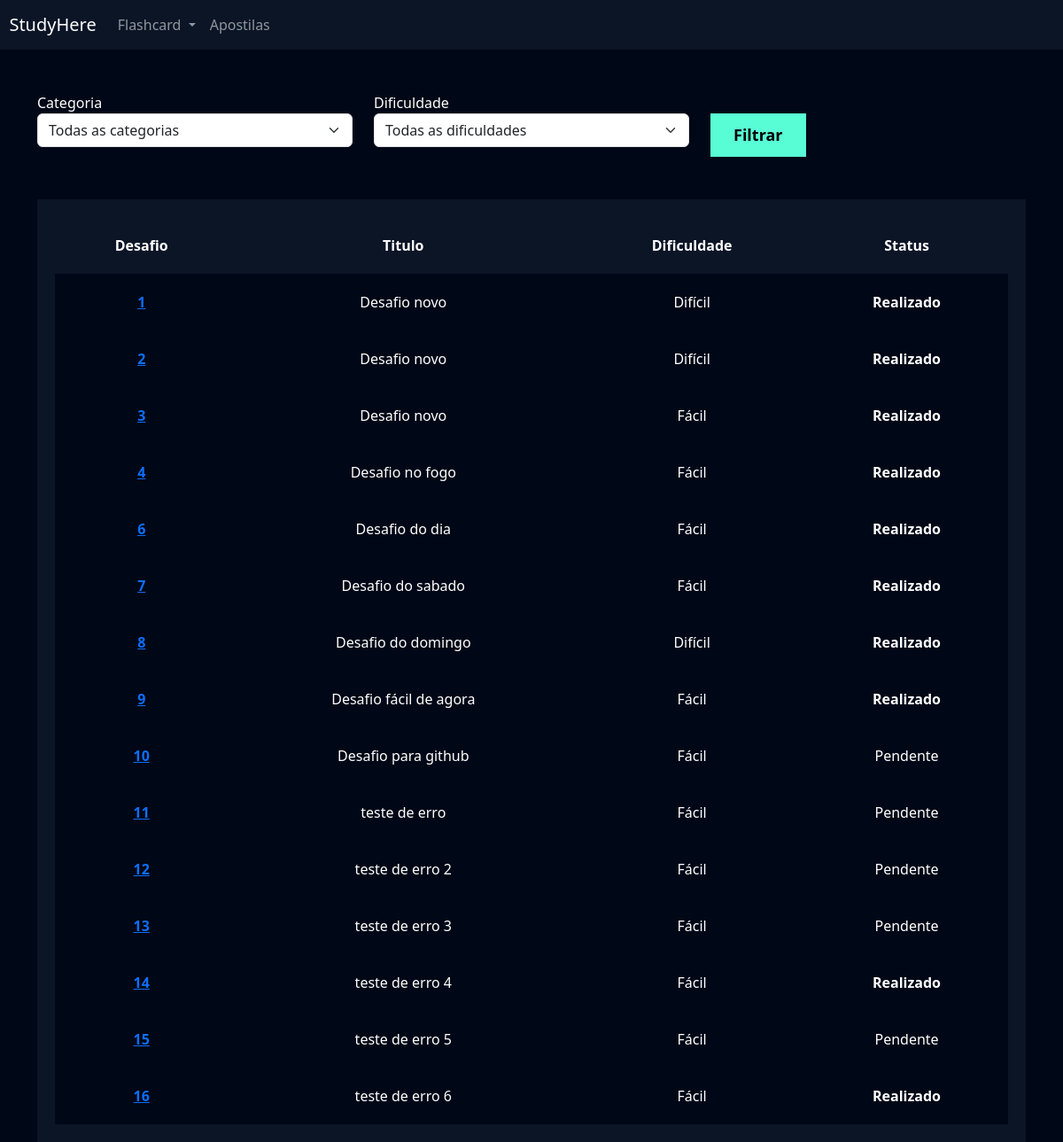
Page /flashcard/listar_desafio/ (signed in) on the committed database.
### flashcard/models.py (models this page shows, shortened)
class Desafio(models.Model):
    STATUS_CHOICES = (('P', 'Pendente'), ('R', 'Realizado'))
    user = models.ForeignKey(User, on_delete=models.DO_NOTHING)
    titulo = models.CharField(max_length=100)
    categoria = models.ManyToManyField(Categoria)
    quantidade_perguntas = models.IntegerField()
    dificuldade = models.CharField(
        max_length=1, choices=Flashcard.DIFICULDADE_CHOICES
    )
    flashcards = models.ManyToManyField(FlashcardDesafio)
    status = models.CharField(max_length=1, choices=STATUS_CHOICES)

### flashcard/views.py (the view)
# urls.py: path('listar_desafio/', views.listar_desafio, name='listar_desafio'),
def listar_desafio(request):
    desafios = Desafio.objects.filter(user=request.user)
    categorias = Categoria.objects.all()
    dificuldades = Flashcard.DIFICULDADE_CHOICES
    categoria_filtrar = request.GET.get('categoria')
    dificuldade_filtrar = request.GET.get('dificuldade')
    if categoria_filtrar:
        categoria_filtrar = Categoria.objects.get(id=categoria_filtrar)
        for d in desafios.all():
            if categoria_filtrar not in list(d.categoria.all()):
                desafios = desafios.exclude(id=d.id)
    if dificuldade_filtrar:
        desafios = desafios.filter(dificuldade=dificuldade_filtrar)
    return render(request, 'listar_desafio.html', {'desafios': desafios, 'categorias':categorias, 'dificuldades':dificuldades})

### flashcard/models.py (called while the page is built)
    def __str__(self):
        return self.nome

### flashcard/templates/listar_desafio.html (shortened to what this page needs)
{% extends "base.html" %}
{% load static %}
{% block 'cabecalho' %}
    <link href="{% static 'usuarios/css/cadastro.css' %}" rel="stylesheet">
    <link href="{% static 'flashcard/css/novo_flashcard.css' %}" rel="stylesheet">
    <link href="{% static 'flashcard/css/iniciar_desafio.css' %}" rel="stylesheet">
    <link href="{% static 'flashcard/css/desafio.css' %}" rel="stylesheet">
    <link href='https://unpkg.com/boxicons@2.1.4/css/boxicons.min.css' rel='stylesheet'>
{% endblock 'cabecalho' %}
{% block 'conteudo' %}
    {% include "partials/header.html" %}
    <div class="container">
        <br>
        <br>
        <div class="row">
            <div class="col-md">
                <form action="{% url 'listar_desafio' %}" method="GET">
                <label for="">Categoria</label>
                <select name="categoria" class="form-select">
                    <option value="">Todas as categorias</option>
                </select>
            </div>
            <div class="col-md">
                <label for="">Dificuldade</label>
                <select name="dificuldade" class="form-select">
                    <option value="">Todas as dificuldades</option>
                </select>
            </div>
            <div class="col-md">
                <br>
                <input type="submit" value="Filtrar" class="btn-cadastro">
            </div>
        </div>
        <br>
        <br>
        <div class="box-listar">
            <table>
                <thead>
                  <tr>
                    <th scope="col">Desafio</th>
                    <th scope="col">Titulo</th>
                    <th scope="col">Dificuldade</th>
                    <th scope="col">Status</th>
                  </tr>
                </thead>
                <tbody>
                    {% for desafio in desafios %}
                        <tr class="linha">
                            <th><a href="{% url 'desafio' desafio.id %}">{{desafio.id}}</a></th>
                            <td>{{desafio.titulo}}</td>
                            <td>{{desafio.get_dificuldade_display}}</td>
                            {% if desafio.status == 'R' %}
                                <td><strong>{{desafio.get_status_display}}</strong></td>
                            {% else %}
                                <td>{{desafio.get_status_display}}</td>
                            {% endif %}
                        </tr>
                  {% endfor %}
                </tbody>
              </table>
        </div>
    </div>
{% endblock 'conteudo' %}

### templates/static/geral/css/base.css (style rules this page uses)
:root { --main-color: #0b1526; --dark-color: #000716; --secondary-dark-color: rgb(15, 2, 26); --light-color: #00c1f3; --contrast-color: #f4c96b; --differential-color: #58fcd5; }
body { background-color: var(--dark-color) !important; color: white !important; }

### templates/static/usuarios/css/cadastro.css (style rules this page uses)
* { margin: 0; padding: 0; }
.btn-cadastro { padding: 10px; background-color: #58fcd5; border: none; border: 1px solid #58fcd5; font-size: 18px; font-weight: bold; padding-left: 25px; padding-right: 25px; }

### templates/static/flashcard/css/desafio.css (style rules this page uses)
.box-listar { background-color: #0b1526; padding: 20px; }
table { width: 100%; padding: 20px; text-align: center; }
.linha { height: 40px; background-color: var(--dark-color); padding: 20px; }
td, th { padding: 20px; }
tr { background-color: var(--main-color); }

### rows in the picture
Desafio: id "1", titulo "Desafio novo", dificuldade "Difícil", status "Realizado"
Desafio: id "2", titulo "Desafio novo", dificuldade "Difícil", status "Realizado"
Desafio: id "3", titulo "Desafio novo", dificuldade "Fácil", status "Realizado"
Desafio: id "4", titulo "Desafio no fogo", dificuldade "Fácil", status "Realizado"
Desafio: id "6", titulo "Desafio do dia", dificuldade "Fácil", status "Realizado"
Desafio: id "7", titulo "Desafio do sabado", dificuldade "Fácil", status "Realizado"
Desafio: id "8", titulo "Desafio do domingo", dificuldade "Difícil", status "Realizado"
Desafio: id "9", titulo "Desafio fácil de agora", dificuldade "Fácil", status "Realizado"
Desafio: id "10", titulo "Desafio para github", dificuldade "Fácil", status "Pendente"
Desafio: id "11", titulo "teste de erro", dificuldade "Fácil", status "Pendente"
Desafio: id "12", titulo "teste de erro 2", dificuldade "Fácil", status "Pendente"
Desafio: id "13", titulo "teste de erro 3", dificuldade "Fácil", status "Pendente"
Desafio: id "14", titulo "teste de erro 4", dificuldade "Fácil", status "Realizado"
Desafio: id "15", titulo "teste de erro 5", dificuldade "Fácil", status "Pendente"
Desafio: id "16", titulo "teste de erro 6", dificuldade "Fácil", status "Realizado"
